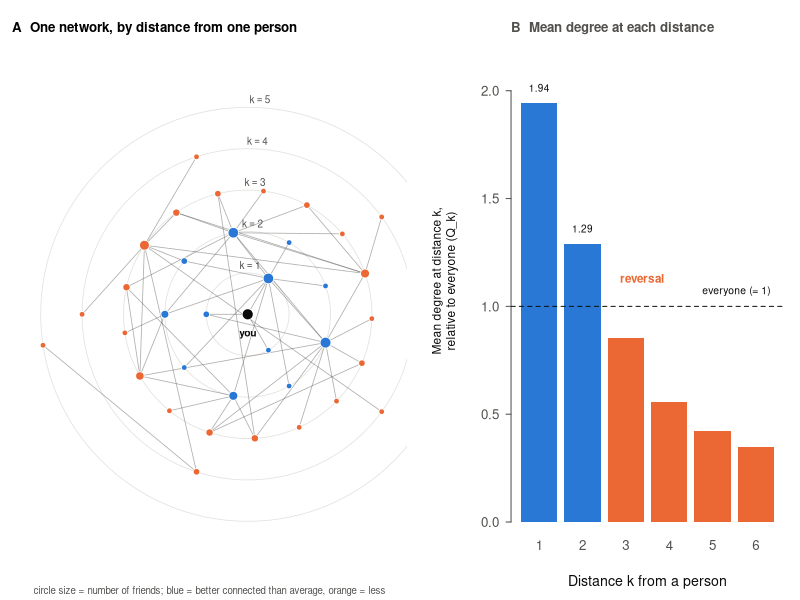

This chart was generated by the following R code:
# Illustrative figure (Figure 1): a small network drawn in rings by distance from one person, and the enrichment Q_k of each distance shell.
suppressMessages(library(igraph))
ink <- "#0b0b0b"; ink2 <- "#52514e"; grid <- "#e3e2de"; blue <- "#2a78d6"; orange <- "#eb6834"
seed <- 16; set.seed(seed); n <- 36; mu <- 3.0; cv <- 1.2; inv_r <- max(cv^2 - 1/mu, 1e-3)
d <- rnbinom(n, size = 1/inv_r, mu = mu); d[d < 1] <- 1L; if (sum(d) %% 2) d[1] <- d[1] + 1L
g <- simplify(sample_degseq(d, method = "vl")); stopifnot(is_connected(g))
deg <- degree(g); D <- distances(g); mu1 <- mean(deg); K <- max(D)
Q <- sapply(1:K, function(k) { M <- (D == k); sum(M %*% deg) / sum(M) / mu1 })
# focal person: a vertex of degree 3 whose shells reach the full range
cand <- which(deg == 3); focal <- cand[which.max(sapply(cand, function(v) max(D[v, ])))]
dist_f <- D[focal, ]; nk <- table(dist_f)
# ring layout: shell k on radius k, nodes ordered by the mean angle of their parents
ang <- numeric(n); ang[focal] <- 0; xy <- matrix(0, n, 2)
sh1 <- which(dist_f == 1); ang[sh1] <- 2 * pi * (seq_along(sh1) - 0.5) / length(sh1)
for (k in 2:max(dist_f)) { v <- which(dist_f == k); pa <- sapply(v, function(x) { p <- intersect(neighbors(g, x), which(dist_f == k - 1)); atan2(mean(sin(ang[p])), mean(cos(ang[p]))) })
  o <- order(pa %% (2 * pi)); ang[v[o]] <- 2 * pi * (seq_along(v) - 0.5) / length(v) + (k %% 2) * 0.15 }
xy[, 1] <- dist_f * cos(ang); xy[, 2] <- dist_f * sin(ang); xy[focal, ] <- 0
nodecol <- ifelse(dist_f >= 1 & Q[pmax(dist_f, 1)] >= 1, blue, orange)   # same colours as the bars: shell above average = blue, below = orange
pdf("../figures/figure_intro_schematic.pdf", width = 7.2, height = 3.5, family = "Helvetica")
layout(matrix(1:2, 1), widths = c(1.1, 1)); par(mar = c(1.2, 0.6, 2.0, 0.6), mgp = c(2.3, 0.6, 0))
plot(NA, xlim = range(xy[, 1]) * 1.08, ylim = c(min(xy[, 2]) * 1.08, max(xy[, 2]) * 1.16), asp = 1, axes = FALSE, xlab = "", ylab = "")
for (k in 1:max(dist_f)) symbols(0, 0, circles = k, inches = FALSE, add = TRUE, fg = grid, lwd = 0.8)
E <- as_edgelist(g, names = FALSE); segments(xy[E[, 1], 1], xy[E[, 1], 2], xy[E[, 2], 1], xy[E[, 2], 2], col = adjustcolor(ink2, 0.45), lwd = 0.8)
cx <- 0.45 + 0.30 * sqrt(deg); points(xy[, 1], xy[, 2], pch = 21, bg = nodecol, col = "white", cex = cx, lwd = 0.8)
points(xy[focal, 1], xy[focal, 2], pch = 21, bg = ink, col = "white", cex = cx[focal] + 0.5, lwd = 0.8)
text(0, -0.5, "you", cex = 0.62, col = ink, font = 2)
for (k in 1:max(dist_f)) text(0.06 * k, k, bquote(k == .(k)), cex = 0.6, col = ink2, pos = 3, offset = 0.2)
mtext("A  One network, by distance from one person", side = 3, line = 0.2, adj = 0, font = 2, cex = 0.8)
mtext("circle size = number of friends; blue = better connected than average, orange = less", side = 1, line = 0.1, adj = 0.5, cex = 0.58, col = ink2)
par(mar = c(3.9, 4.6, 2.0, 0.8), mgp = c(2.4, 0.6, 0), tcl = -0.25, cex.axis = 0.8, cex.lab = 0.85, col.axis = ink2, col.lab = ink, fg = ink2, las = 1)
bp <- barplot(Q, names.arg = 1:K, col = ifelse(Q >= 1, blue, orange), border = NA, ylim = c(0, max(Q) * 1.15), xlab = "Distance k from a person", ylab = "")
mtext("Mean degree at distance k,\nrelative to everyone (Q_k)", side = 2, line = 2.6, las = 0, cex = 0.72, col = ink)
abline(h = 1, col = ink, lty = 2, lwd = 1)
text(bp[K] + 0.4, 1.07, "everyone (= 1)", adj = 1, cex = 0.62, col = ink)
kr <- which(Q < 1)[1]; text(bp[kr] + 0.45, 1.13, "reversal", cex = 0.7, col = orange, font = 2, adj = 0.5)
text(bp[1], Q[1] + 0.07, sprintf("%.2f", Q[1]), cex = 0.6, col = ink); text(bp[2], Q[2] + 0.07, sprintf("%.2f", Q[2]), cex = 0.6, col = ink)
mtext("B  Mean degree at each distance", side = 3, line = 0.2, adj = 0, font = 2, cex = 0.8)
dev.off()
cat("Q_k:", round(Q, 2), "| n", n, "edges", ecount(g), "| focal degree", deg[focal], "| shell sizes from focal:", paste(nk[-1], collapse = " "), "\n")
